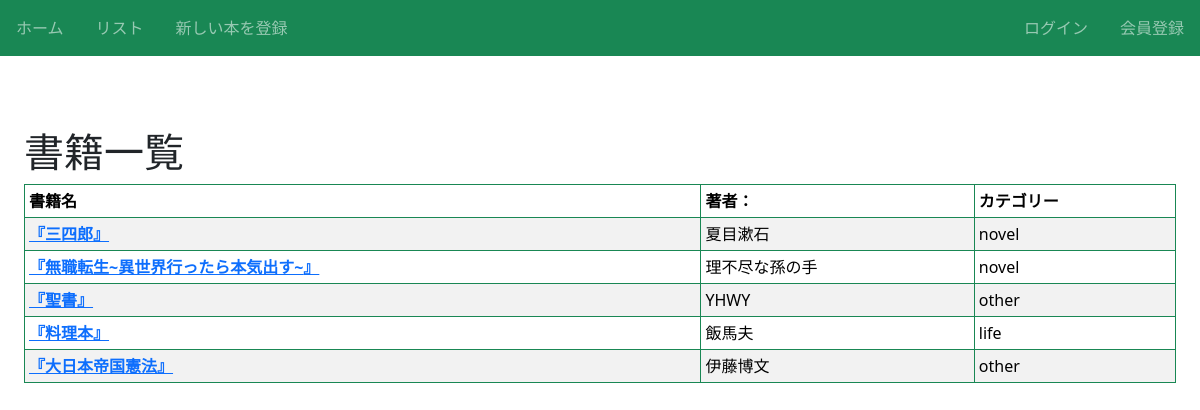
Before: /book/ with the older database file.
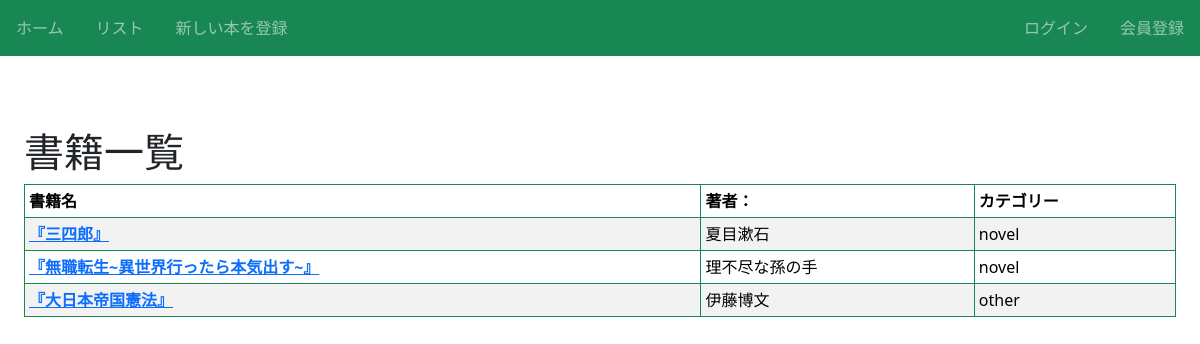
After: the same page with the newer database file.
### book/models.py (models this page shows, shortened)
class Book(models.Model):
    title = models.CharField(max_length=100)
    writter = models.CharField(max_length=50) #著者情報
    text = models.TextField()
    thumbnail = models.ImageField(null=True, blank=True)
    category = models.CharField(max_length=100, choices=CATEGORY)

### book/views.py (the view)
# urls.py: path('book/', views.ListBookView.as_view(), name='list-book'),
class ListBookView(ListView):
    template_name = 'book/book_list.html'
    model = Book

### book/templates/book/book_list.html (shortened to what this page needs)
{% extends 'base.html' %}
 {% block h1 %}書籍一覧{% endblock %}
 {% block content %}
<table class="table table-striped table-sm table-hover table-bordered border-success">
   <thead>
  <tr>
    <th scope="col">書籍名</th>
    <th scope="col">著者：</th>
    <th scope="col">カテゴリー</th>
  </tr>
 </thead>
 <tbody class="able-group-divider">
  {% for item in object_list %}
  <tr>
    <th><a href="{% url 'detail-book' item.pk %}">『{{item.title}}』</a></th>
    <td>{{item.writter}}</td>
    <td>{{item.category}}</td>
  </tr>
  {% endfor %}
 </tbody>
</table>
{% endblock %}

### templates/base.html (shortened to what this page needs)
<!DOCTYPE html>
<html lang="ja">
  <head>
    <link
      href="https://cdn.jsdelivr.net/npm/bootstrap@5.3.8/dist/css/bootstrap.min.css"
      rel="stylesheet"
    />
  </head>
  <header>
    <nav class="navbar navbar-dark bg-success sticky-top">
      <div class="navbar-nav d-flex flex-row">
        <a class="nav-link mx-3" href="{% url 'index' %}">ホーム</a>
        <a class="nav-link mx-3" href="{% url 'list-book' %}">リスト</a>
        <a class="nav-link mx-3" href="{% url 'create-book' %}">新しい本を登録</a>
      </div>
      <div class="navbar-nav d-flex flex-row">
        {% if request.user.is_authenticated %}
          <form action="{% url 'accounts:logout' %}" method="post" class="d-inline">
            {% csrf_token %}
            <small class="nav-link mx-3">ユーザー：{{ request.user.username }}</small>
            <button type="submit" class="btn btn-link nav-link mx-3 p-0 text-white">ログアウト</button>
          </form>
        {% else %}
          <a href="{% url 'accounts:login' %}" class="nav-link mx-3">ログイン</a>
          <a href="{% url 'accounts:signup' %}" class="nav-link mx-3">会員登録</a>
        {% endif %}
      </div>
    </nav>
  </header>
  <body>
    <div class="p-4"></div>
  <div class="p-4">
    <h1>{% block h1 %} {% endblock %}</h1>
    {% block content %} {% endblock %}
  </body>
</html>

Changed rows visible on the page:
removed Book: title "聖書", writter "YHWY", category "other"
removed Book: title "料理本", writter "飯馬夫", category "life"
